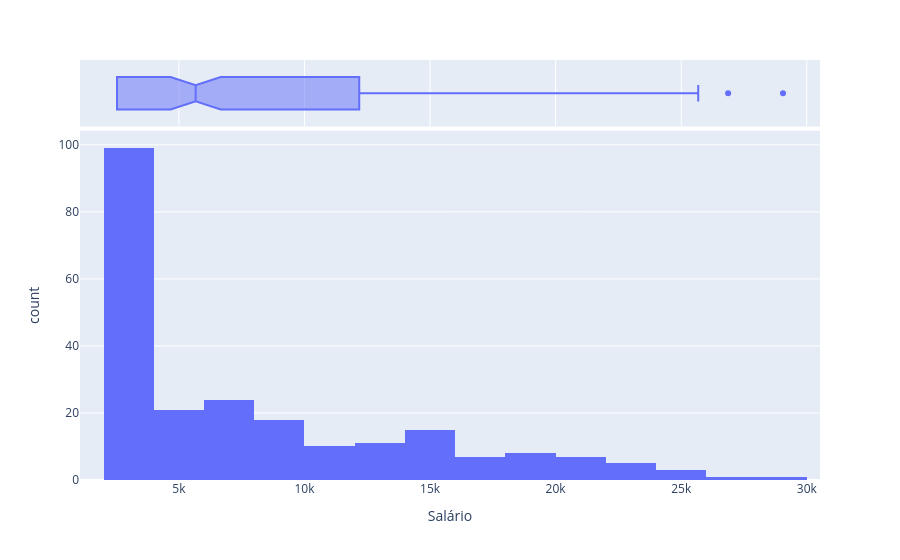

Write notebook code for a chart like this one.
### Code cell
fig = px.histogram(dados, x='Salário', marginal='box')
fig.show()

### Figure 1 — Plotly figure (JSON) as saved in the notebook; plotly's stock layout.template omitted (floating-point values rounded to 4 significant figures; data arrays with more than 128 entries replaced by an {"elided": "..."} marker saying what was removed)
{"data": [{"bingroup": "x", "hovertemplate": "Salário=%{x}<br>count=%{y}<extra></extra>", "legendgroup": "", "marker": {"color": "#636efa", "pattern": {"shape": ""}}, "name": "", "orientation": "v", "showlegend": false, "type": "histogram", "x": {"elided": "230 float values"}, "xaxis": "x", "yaxis": "y"}, {"hovertemplate": "Salário=%{x}<extra></extra>", "legendgroup": "", "marker": {"color": "#636efa"}, "name": "", "notched": true, "showlegend": false, "type": "box", "x": {"elided": "230 float values"}, "xaxis": "x2", "yaxis": "y2"}], "layout": {"barmode": "relative", "legend": {"tracegroupgap": 0}, "margin": {"t": 60}, "xaxis": {"anchor": "y", "domain": [0, 1], "title": {"text": "Salário"}}, "xaxis2": {"anchor": "y2", "domain": [0, 1], "matches": "x", "showgrid": true, "showticklabels": false}, "yaxis": {"anchor": "x", "domain": [0, 0.8316], "title": {"text": "count"}}, "yaxis2": {"anchor": "x2", "domain": [0.8416, 1], "matches": "y2", "showgrid": false, "showline": false, "showticklabels": false, "ticks": ""}}}
